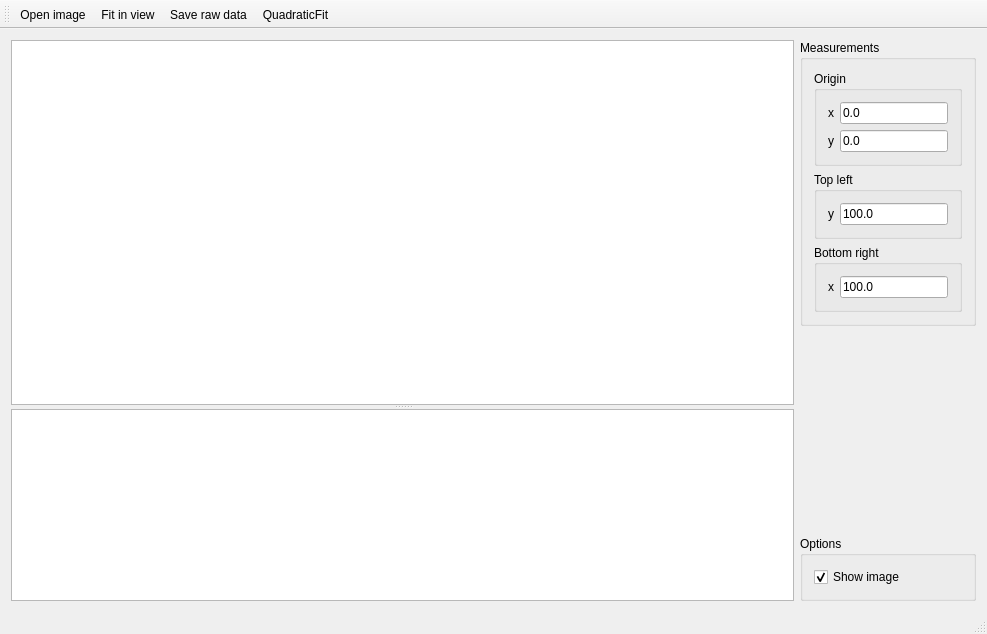
<?xml version="1.0" encoding="UTF-8"?>
<ui version="4.0">
 <class>MainWindow</class>
 <widget class="QMainWindow" name="MainWindow">
  <property name="geometry">
   <rect>
    <x>0</x>
    <y>0</y>
    <width>987</width>
    <height>634</height>
   </rect>
  </property>
  <property name="windowTitle">
   <string>Curve extractor</string>
  </property>
  <widget class="QWidget" name="centralWidget">
   <layout class="QGridLayout" name="gridLayout_3">
    <item row="0" column="0" rowspan="3">
     <widget class="QSplitter" name="splitter">
      <property name="orientation">
       <enum>Qt::Vertical</enum>
      </property>
      <widget class="CEGraphicsView" name="graphicsView">
       <property name="sizePolicy">
        <sizepolicy hsizetype="Expanding" vsizetype="Expanding">
         <horstretch>0</horstretch>
         <verstretch>1</verstretch>
        </sizepolicy>
       </property>
      </widget>
      <widget class="QTableView" name="tableView_points">
       <property name="sizePolicy">
        <sizepolicy hsizetype="Expanding" vsizetype="Expanding">
         <horstretch>0</horstretch>
         <verstretch>0</verstretch>
        </sizepolicy>
       </property>
       <property name="editTriggers">
        <set>QAbstractItemView::NoEditTriggers</set>
       </property>
       <property name="alternatingRowColors">
        <bool>true</bool>
       </property>
       <property name="selectionBehavior">
        <enum>QAbstractItemView::SelectRows</enum>
       </property>
       <property name="sortingEnabled">
        <bool>false</bool>
       </property>
       <attribute name="horizontalHeaderStretchLastSection">
        <bool>false</bool>
       </attribute>
      </widget>
     </widget>
    </item>
    <item row="0" column="1">
     <widget class="QGroupBox" name="groupBox_measurements">
      <property name="sizePolicy">
       <sizepolicy hsizetype="Maximum" vsizetype="Preferred">
        <horstretch>0</horstretch>
        <verstretch>0</verstretch>
       </sizepolicy>
      </property>
      <property name="title">
       <string>Measurements</string>
      </property>
      <layout class="QGridLayout" name="gridLayout_2">
       <item row="0" column="0">
        <widget class="QGroupBox" name="groupBox_origin">
         <property name="title">
          <string>Origin</string>
         </property>
         <layout class="QFormLayout" name="formLayout">
          <item row="0" column="0">
           <widget class="QLabel" name="label">
            <property name="text">
             <string>x</string>
            </property>
           </widget>
          </item>
          <item row="0" column="1">
           <widget class="QLineEdit" name="lineEdit_originX">
            <property name="inputMethodHints">
             <set>Qt::ImhNone</set>
            </property>
            <property name="text">
             <string>0.0</string>
            </property>
           </widget>
          </item>
          <item row="1" column="0">
           <widget class="QLabel" name="label_2">
            <property name="text">
             <string>y</string>
            </property>
           </widget>
          </item>
          <item row="1" column="1">
           <widget class="QLineEdit" name="lineEdit_originY">
            <property name="inputMethodHints">
             <set>Qt::ImhNone</set>
            </property>
            <property name="text">
             <string>0.0</string>
            </property>
           </widget>
          </item>
         </layout>
        </widget>
       </item>
       <item row="1" column="0">
        <widget class="QGroupBox" name="groupBox_topLeft">
         <property name="title">
          <string>Top left</string>
         </property>
         <layout class="QFormLayout" name="formLayout_2">
          <property name="fieldGrowthPolicy">
           <enum>QFormLayout::AllNonFixedFieldsGrow</enum>
          </property>
          <item row="0" column="0">
           <widget class="QLabel" name="label_4">
            <property name="text">
             <string>y</string>
            </property>
           </widget>
          </item>
          <item row="0" column="1">
           <widget class="QLineEdit" name="lineEdit_topLeftY">
            <property name="inputMethodHints">
             <set>Qt::ImhNone</set>
            </property>
            <property name="text">
             <string>100.0</string>
            </property>
           </widget>
          </item>
         </layout>
        </widget>
       </item>
       <item row="2" column="0">
        <widget class="QGroupBox" name="groupBox_bottomright">
         <property name="title">
          <string>Bottom right</string>
         </property>
         <layout class="QFormLayout" name="formLayout_3">
          <property name="fieldGrowthPolicy">
           <enum>QFormLayout::AllNonFixedFieldsGrow</enum>
          </property>
          <item row="0" column="0">
           <widget class="QLabel" name="label_5">
            <property name="text">
             <string>x</string>
            </property>
           </widget>
          </item>
          <item row="0" column="1">
           <widget class="QLineEdit" name="lineEdit_bottomRightX">
            <property name="inputMethodHints">
             <set>Qt::ImhNone</set>
            </property>
            <property name="text">
             <string>100.0</string>
            </property>
           </widget>
          </item>
         </layout>
        </widget>
       </item>
      </layout>
     </widget>
    </item>
    <item row="1" column="1">
     <spacer name="verticalSpacer">
      <property name="orientation">
       <enum>Qt::Vertical</enum>
      </property>
      <property name="sizeHint" stdset="0">
       <size>
        <width>20</width>
        <height>131</height>
       </size>
      </property>
     </spacer>
    </item>
    <item row="2" column="1">
     <widget class="QGroupBox" name="groupBox_options">
      <property name="title">
       <string>Options</string>
      </property>
      <layout class="QGridLayout" name="gridLayout">
       <item row="0" column="0">
        <widget class="QCheckBox" name="checkBox_showImg">
         <property name="text">
          <string>Show image</string>
         </property>
         <property name="checked">
          <bool>true</bool>
         </property>
        </widget>
       </item>
      </layout>
     </widget>
    </item>
   </layout>
  </widget>
  <widget class="QMenuBar" name="menuBar">
   <property name="geometry">
    <rect>
     <x>0</x>
     <y>0</y>
     <width>987</width>
     <height>25</height>
    </rect>
   </property>
  </widget>
  <widget class="QToolBar" name="mainToolBar">
   <attribute name="toolBarArea">
    <enum>TopToolBarArea</enum>
   </attribute>
   <attribute name="toolBarBreak">
    <bool>false</bool>
   </attribute>
   <addaction name="actionOpen_image"/>
   <addaction name="actionFit"/>
   <addaction name="actionSave_raw_data"/>
   <addaction name="actionQuadraticFit"/>
  </widget>
  <widget class="QStatusBar" name="statusBar"/>
  <action name="actionOpen_image">
   <property name="text">
    <string>Open image</string>
   </property>
   <property name="toolTip">
    <string>Choose an image to work on</string>
   </property>
  </action>
  <action name="actionFit">
   <property name="text">
    <string>Fit in view</string>
   </property>
   <property name="toolTip">
    <string>Fit image in view</string>
   </property>
  </action>
  <action name="actionSave_raw_data">
   <property name="text">
    <string>Save raw data</string>
   </property>
   <property name="toolTip">
    <string>Save raw data to CSV file</string>
   </property>
  </action>
  <action name="actionQuadraticFit">
   <property name="text">
    <string>QuadraticFit</string>
   </property>
  </action>
 </widget>
 <layoutdefault spacing="6" margin="11"/>
 <customwidgets>
  <customwidget>
   <class>CEGraphicsView</class>
   <extends>QGraphicsView</extends>
   <header>CEGraphicsView.h</header>
  </customwidget>
 </customwidgets>
 <resources/>
 <connections/>
</ui>
